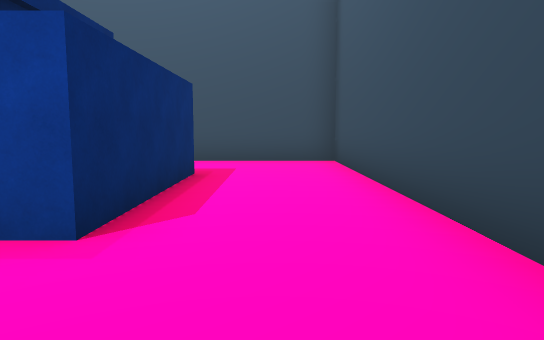
view 1 (above)

22 first-person views from a walk through a scene from a Unity 3-D project. The camera is 1.5 m above the floor, tilts 6° down and sees 70° across. The floor is counted in squares, 2 m on a side. Each view is taken from the middle of a square. On the plan, view 1 faces up. The plan holds only what a view shows up to about 12 squares ahead; the rest is blank. The place goes on beyond the plan. The player character is not drawn.

view 2
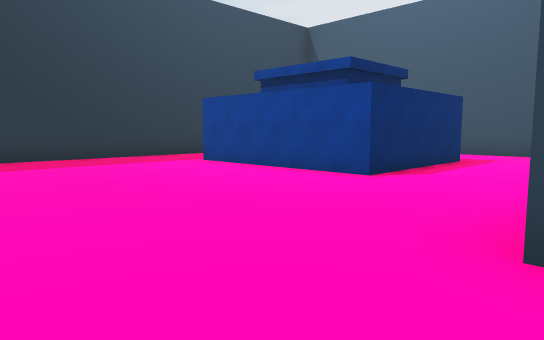

view 3
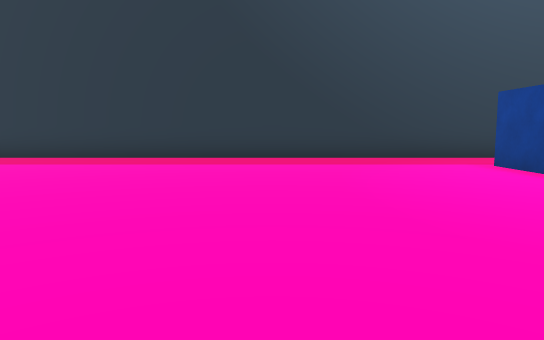

view 4
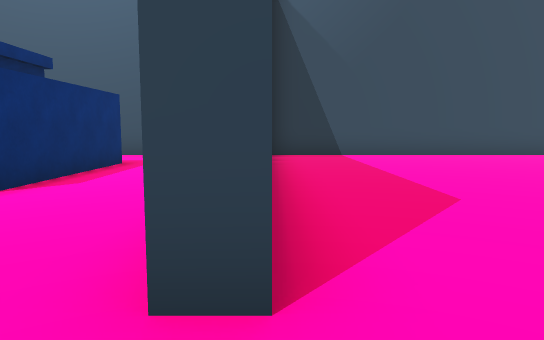

view 5
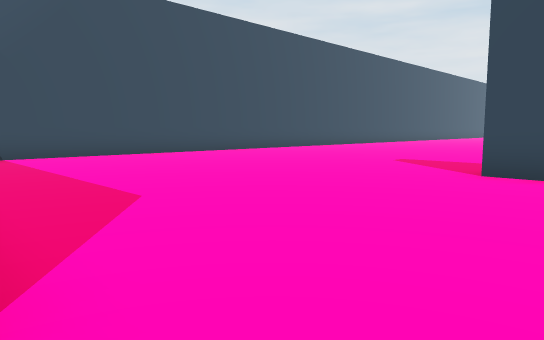

view 6
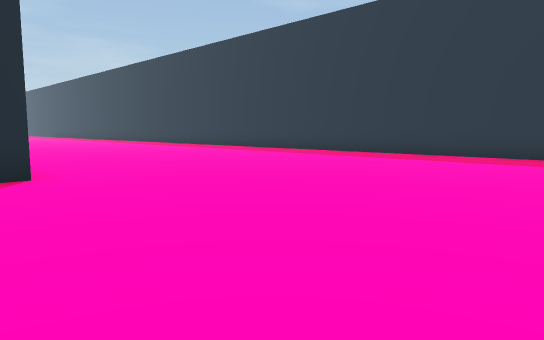

view 7
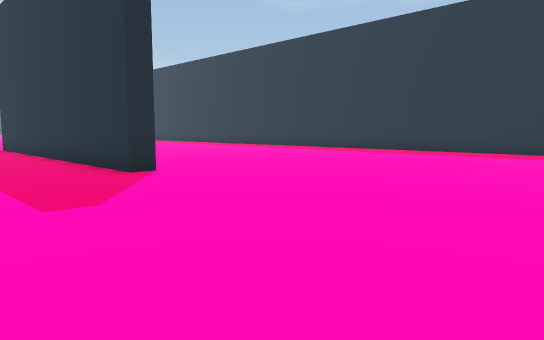

view 8
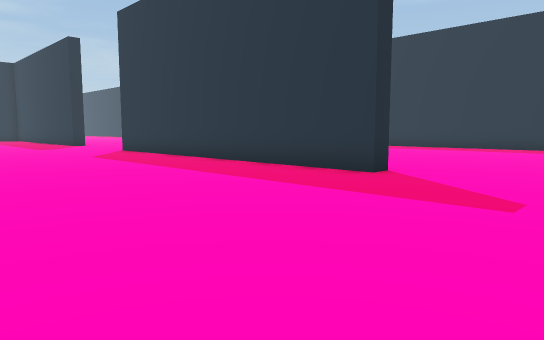

view 9
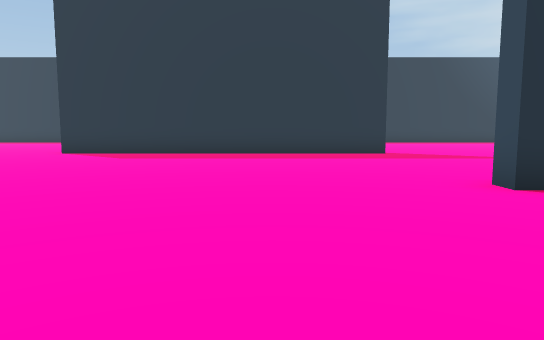

view 10
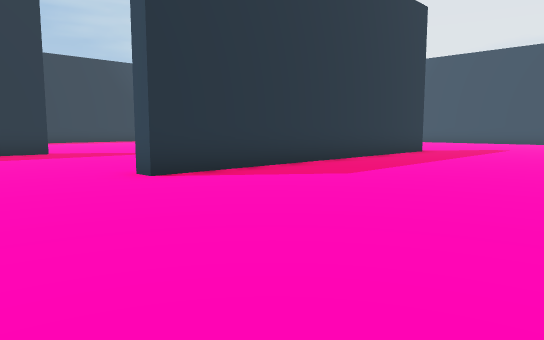

view 11
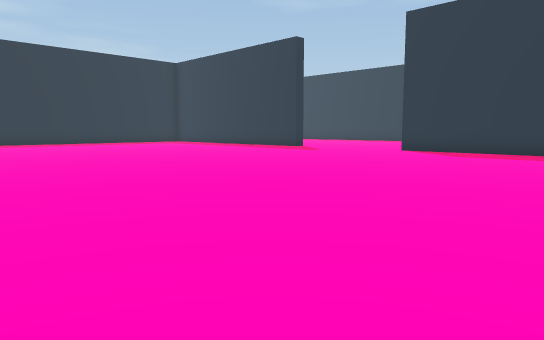

view 12
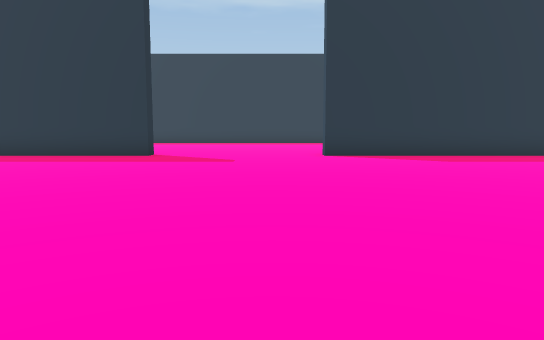

view 13
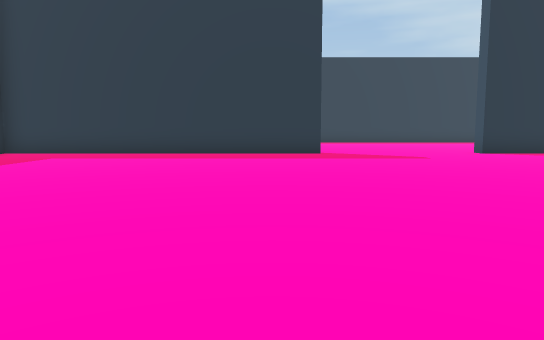

view 14
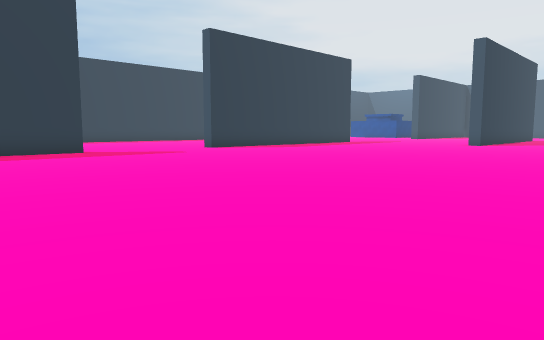

view 15
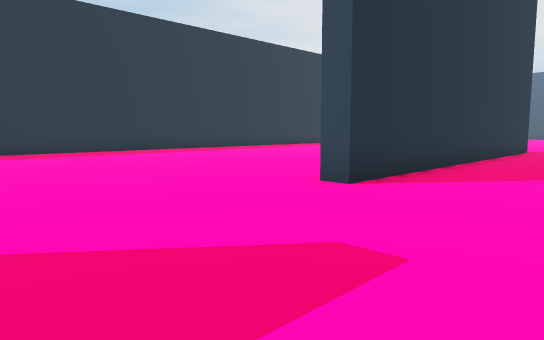

view 16
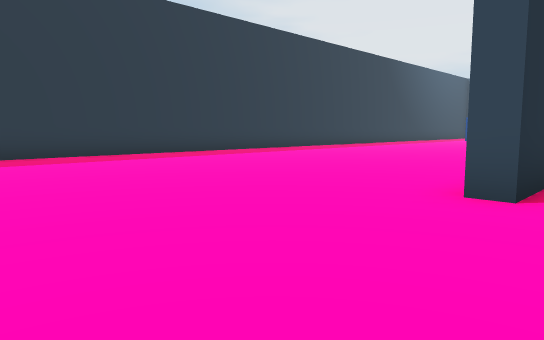

view 17
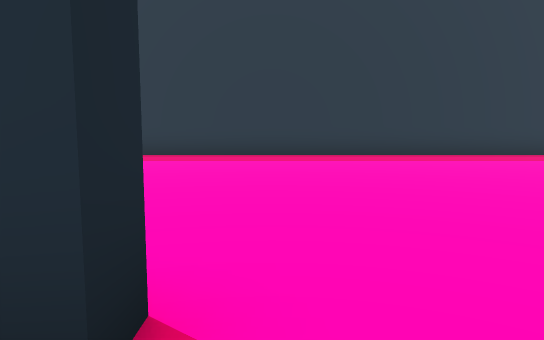

view 18
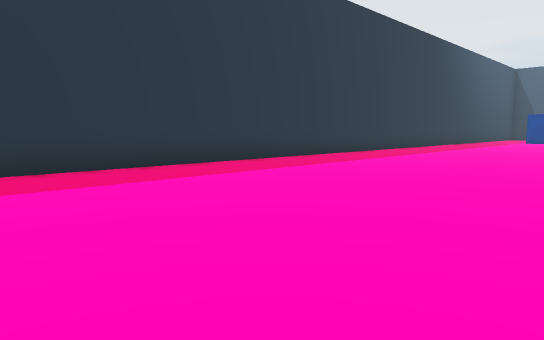

view 19
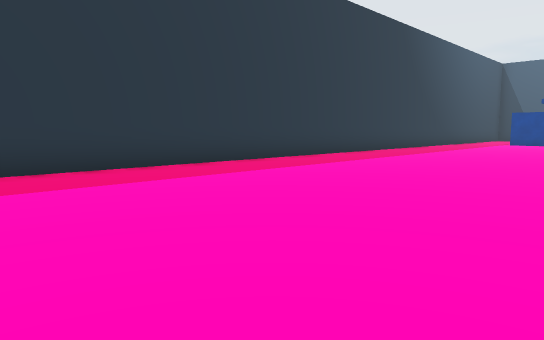

view 20
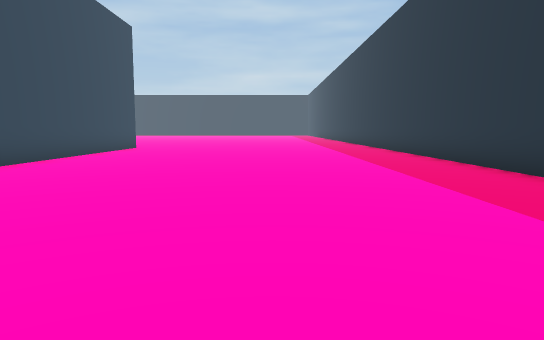

view 21
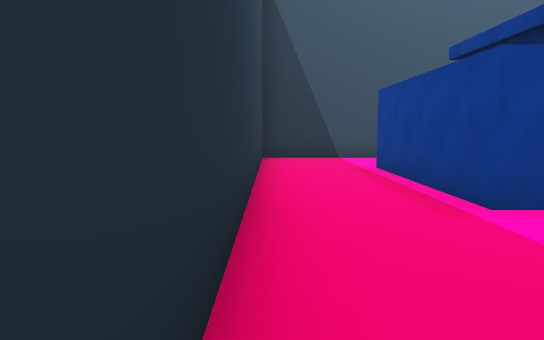

view 22
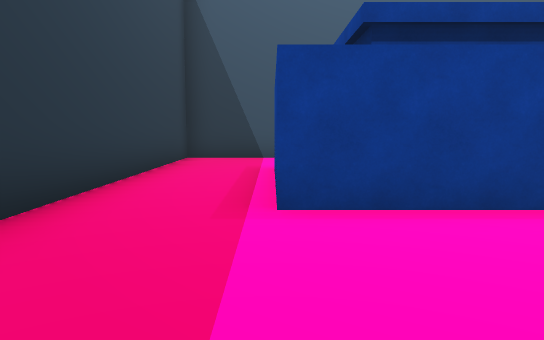

### Floor plan
Key: @ floor where view 1 was taken; # wall or solid block; . floor; O other object.
Columns run from 9 left of view 1 to 15 right of it. Each row starts with its distance up from view 1.
 10 #####  #############
  9 #....  ....#........
  8 #...   ....#.......
  7 #...    ...#........
  6 #..OO  O...#.........
  5 #..OO  O...#..........
  4 #..OOOOO...#...........
  3 #..OOOOO...#............
  2 #..........#............
  1 #..........#...........
  0 #........@.#......#....
 -1 #.................#....
 -2 #..............   #....
 -3 #..............   #....
 -4 #..............   #....
 -5 #..............   #.....
 -6 #.................#.....
 -7 #.................#.....
 -8 #.................#.....
 -9 #.................#.....
-10 #..........#.............
-11 #..........#.............
-12 #..........#.............
-13 #..........#.............
-14 #......... #.............
-15 #......... #.............
-16 #......... #.............
-17 #..........#............
-18 #..........#............
-19 #..........#............
-20 #.......................
-21 #.......................
-22 #.......................
-23 #.......................
-24 #.......................
-25 #..........#............
-26 #..........#.............
-27 #..........#.............
-28 #..........#.............
-29 #..........#........ ....
-30 #..........#.......
-31 #..........#.....

Where each view was taken, in squares from view 1:
view 1: 0 up, 0 right, facing up
view 2: 3 down, 2 right, facing up-left
view 3: 2 down, 2 right, facing left
view 4: 2 down, 2 right, facing up
view 5: 2 down, 2 right, facing up-right
view 6: 3 down, 3 right, facing down-left
view 7: 3 down, 5 right, facing down-left
view 8: 6 down, 8 right, facing down-left
view 9: 13 down, 14 right, facing left
view 10: 13 down, 15 right, facing up-left
view 11: 13 down, 15 right, facing down-left
view 12: 21 down, 13 right, facing left
view 13: 26 down, 14 right, facing left
view 14: 29 down, 15 right, facing up-left
view 15: 24 down, 5 right, facing up-left
view 16: 24 down, 3 right, facing up-left
view 17: 24 down, 3 right, facing left
view 18: 21 down, 1 left, facing up-left
view 19: 18 down, 1 left, facing up-left
view 20: 19 down, 4 left, facing down
view 21: 1 down, 8 left, facing up
view 22: 1 down, 6 left, facing up
